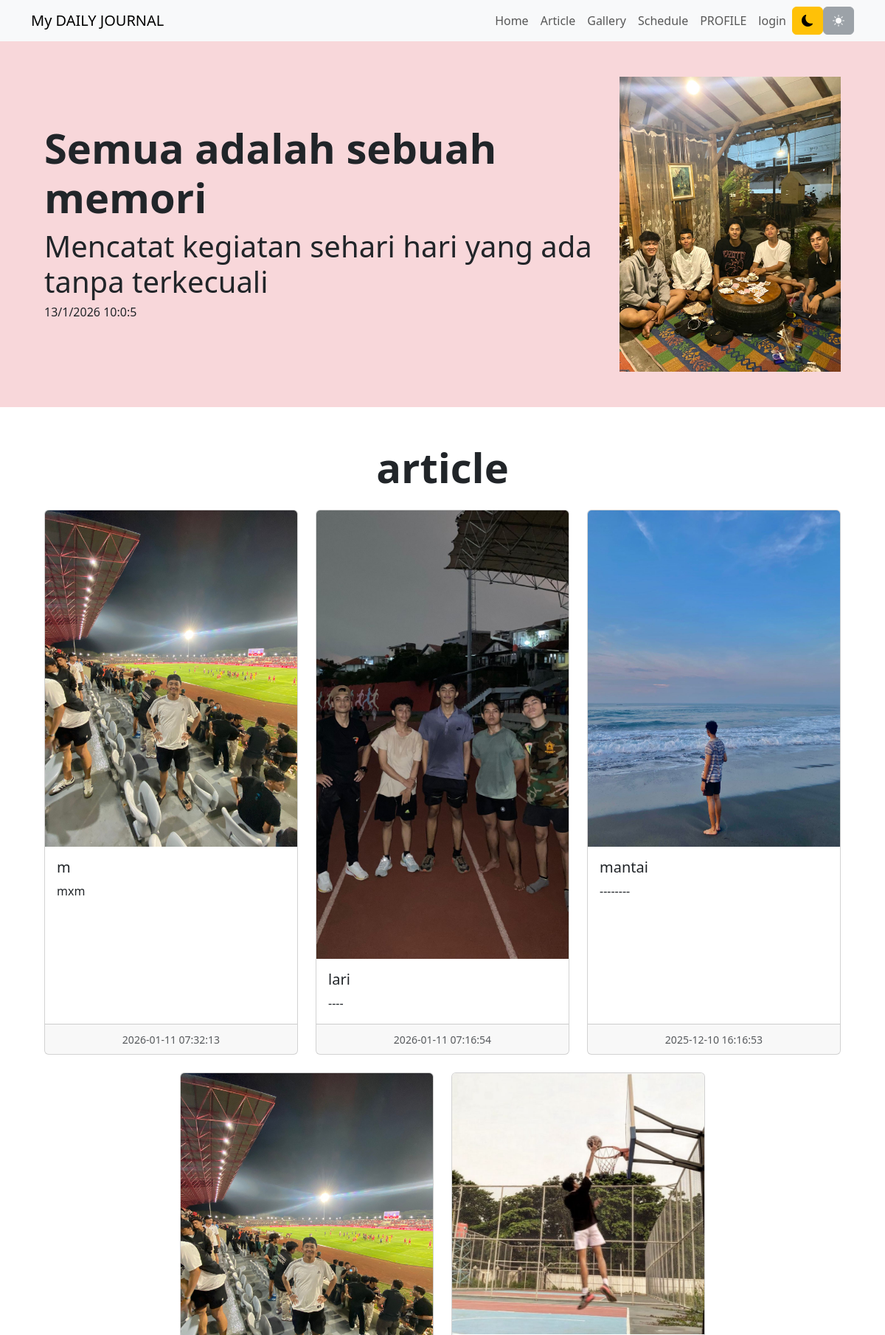
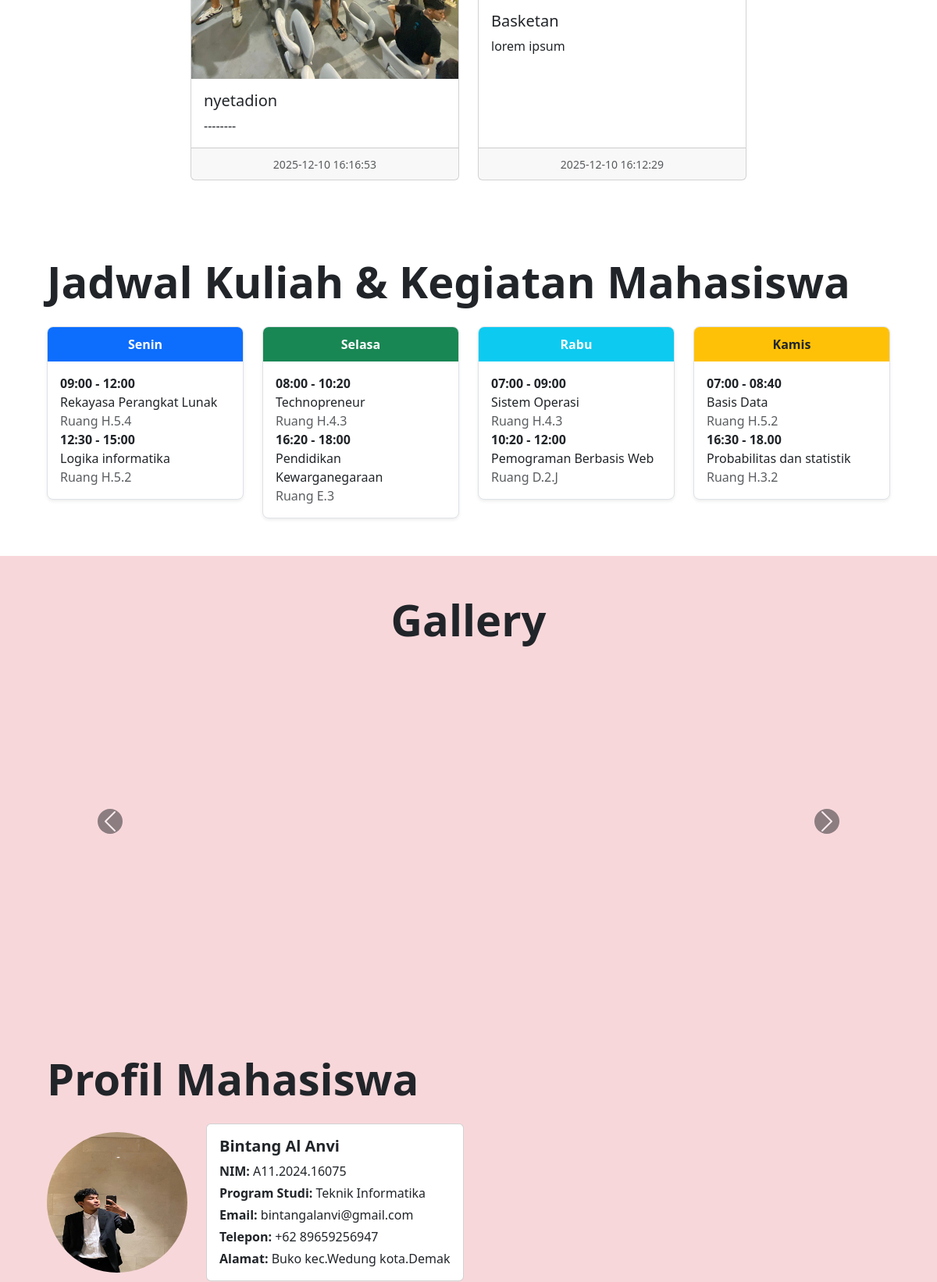
The page / (upper part) on the database its author committed (2 pictures, top to bottom).
### tables this page shows
CREATE TABLE `article` (
  `id` int(11) NOT NULL,
  `judul` text DEFAULT NULL,
  `isi` text DEFAULT NULL,
  `gambar` text DEFAULT NULL,
  `tanggal` datetime DEFAULT NULL,
  `username` varchar(50) DEFAULT NULL
);

CREATE TABLE `gallery` (
  `id` int(11) NOT NULL,
  `judul` varchar(100) NOT NULL,
  `gambar` varchar(100) DEFAULT NULL,
  `tanggal` datetime DEFAULT NULL,
  `username` varchar(50) DEFAULT NULL
);

### index.php (the view, shortened to what this page needs)
<?php
include "koneksi.php";
?>
<!doctype html>
<html lang="en">
  <head>
    <link rel="stylesheet" href="https://cdn.jsdelivr.net/npm/bootstrap-icons@1.13.1/font/bootstrap-icons.min.css">
    <link href="https://cdn.jsdelivr.net/npm/bootstrap@5.3.3/dist/css/bootstrap.min.css" rel="stylesheet">
  </head>
  <body>
    <nav class="navbar navbar-expand-lg bg-body-tertiary sticky-top">
      <div class="container">
        <a class="navbar-brand" href="#">My DAILY JOURNAL</a>
        <div class="collapse navbar-collapse" id="navbarSupportedContent">
          <ul class="navbar-nav ms-auto mb-2 mb-lg-0 text-dark">
            <li class="nav-item"><a class="nav-link" href="#home">Home</a></li>
            <li class="nav-item"><a class="nav-link" href="#article">Article</a></li>
            <li class="nav-item"><a class="nav-link" href="#gallery">Gallery</a></li>
            <li class="nav-item"><a class="nav-link" href="#schedule">Schedule</a></li>
            <li class="nav-item"><a class="nav-link" href="#profile">PROFILE</a></li>
            <li class="nav-item"><a class="nav-link" href="login.php">login</a></li>
          </ul>
          <button id="tombol-Gelap" class="btn btn-warning"><i class="bi bi-moon-fill"></i></button>
          <button id="tombol-Terang" class="btn btn-secondary"><i class="bi bi-sun-fill"></i></button>
        </div>
      </div>
    </nav>
    <section id="home" class="change text-center p-5 bg-danger-subtle text-sm-start change-t">
        <div class="container">
          <div class="d-sm-flex flex-sm-row-reverse align-items-center">
            <img src="img/nongkrong.jpg" class="img-fluid" width="300">
            <div>
              <h1 class="fw-bold display-4">Semua adalah sebuah memori</h1>
              <h4 class="lead display-6">Mencatat kegiatan sehari hari yang ada tanpa terkecuali</h4>
              <h6>
                <span id="tanggal"></span>
                <span id="jam"></span>
              </h6>
            </div>
          </div>
        </div>
    </section>
    <section id="article" class="text-center p-5">
      <div class="container">
        <h1 class="fw-bold display-4 pb-3">article</h1>
        <div class="row row-cols-1 row-cols-md-3 g-4 justify-content-center">
          <?php
          $sql = "SELECT * FROM article ORDER BY tanggal DESC";
          $hasil = $conn->query($sql);
          while($row = $hasil->fetch_assoc()){
          ?>
            <div class="col">
              <div class="card h-100">
                <img src="img/<?= $row["gambar"]?>" class="card-img-top" alt="..." />
                <div class="card-body text-start">
                  <h5 class="card-title"><?= $row["judul"]?></h5>
                  <p class="card-text"><?= $row["isi"]?></p>
                </div>
                <div class="card-footer">
                  <small class="text-body-secondary"><?= $row["tanggal"]?></small>
                </div>
              </div>
            </div>
          <?php } ?>
        </div>
      </div>
    </section>
    <section id="schedule" class="change text-center p-5">
      <div class="container">
        <h1 class="fw-bold display-4 pb-3 text-start">Jadwal Kuliah & Kegiatan Mahasiswa</h1>
        <div class="row row-cols-1 row-cols-md-4 g-4 justify-content-center">
          <div class="col">
            <div class="schedule-card bg-white shadow-sm">
              <div class="schedule-header bg-primary text-white">Senin</div>
              <div class="p-3 text-start text-dark">
                <div class="fw-bold">09:00 - 12:00</div>
                <div>Rekayasa Perangkat Lunak</div>
                <div class="text-muted">Ruang H.5.4</div>
                <div class="fw-bold">12:30 - 15:00</div>
                <div>Logika informatika</div>
                <div class="text-muted">Ruang H.5.2</div>
              </div>
            </div>
          </div>
          <div class="col">
            <div class="schedule-card bg-white shadow-sm">
              <div class="schedule-header bg-success text-white">Selasa</div>
              <div class="p-3 text-start text-dark">
                <div class="fw-bold">08:00 - 10:20</div>
                <div>Technopreneur</div>
                <div class="text-muted">Ruang H.4.3</div>
                <div class="fw-bold">16:20 - 18:00</div>
                <div>Pendidikan Kewarganegaraan</div>
                <div class="text-muted">Ruang E.3</div>
              </div>
            </div>
          </div>
          <div class="col">
            <div class="schedule-card bg-white shadow-sm">
              <div class="schedule-header bg-info text-white">Rabu</div>
              <div class="p-3 text-start text-dark">
                <div class="fw-bold">07:00 - 09:00</div>
                <div>Sistem Operasi</div>
                <div class="text-muted">Ruang H.4.3</div>
                <div class="fw-bold">10:20 - 12:00</div>
                <div>Pemograman Berbasis Web</div>
                <div class="text-muted">Ruang D.2.J</div>
              </div>
            </div>
          </div>
          <div class="col">
            <div class="schedule-card bg-white shadow-sm">
              <div class="schedule-header bg-warning text-dark">Kamis</div>
              <div class="p-3 text-start text-dark">
                <div class="fw-bold">07:00 - 08:40</div>
                <div>Basis Data</div>
                <div class="text-muted">Ruang H.5.2</div>
                <div class="fw-bold">16:30 - 18.00</div>
                <div>Probabilitas dan statistik</div>
                <div class="text-muted">Ruang H.3.2</div>
              </div>
            </div>
          </div>
        </div>
      </div>
    </section>
    <section id="gallery" class="change text-center p-5 bg-danger-subtle">
      <div class="container">
        <h1 class="fw-bold display-4 pb-3">Gallery</h1>
        <?php
        $sql_g = "SELECT * FROM gallery ORDER BY tanggal DESC";
        $hasil_g = $conn->query($sql_g);
        if ($hasil_g->num_rows > 0) {
        ?>
        <div id="carouselExample" class="carousel slide" data-bs-ride="carousel">
          <div class="carousel-inner">
            <?php
            $no = 1;
            while ($row_g = $hasil_g->fetch_assoc()) {
                $active = ($no == 1) ? 'active' : '';
            ?>
                <div class="carousel-item <?= $active ?>">
                    <img src="img/<?= $row_g['gambar'] ?>" class="w-100" style="height:400px; object-fit:contain;">
                </div>
            <?php $no++; } ?>
          </div>
          <button class="carousel-control-prev" type="button" data-bs-target="#carouselExample" data-bs-slide="prev">
            <span class="carousel-control-prev-icon bg-dark rounded-circle"></span>
          </button>
          <button class="carousel-control-next" type="button" data-bs-target="#carouselExample" data-bs-slide="next">
            <span class="carousel-control-next-icon bg-dark rounded-circle"></span>
          </button>
        </div>
        <?php } else { echo "<p>Belum ada gallery.</p>"; } ?>
      </div>
    </section>
    <section id="profile" class="change p-5 bg-danger-subtle">
      <div class="container">
        <h1 class="fw-bold display-4 text-start pb-3">Profil Mahasiswa</h1>
        <div class="d-flex flex-column flex-md-row align-items-center justify-content-start">
          <img src="img/WO.jpg" class="rounded-circle mb-3 mb-md-0 me-md-4" width="180" height="180">
          <div class="card change-a text-center text-md-start" style="max-width: 700px;">
            <div class="card-body">
              <h5 class="card-title fw-bold text-dark">Bintang Al Anvi</h5>
              <p class="card-text mb-1 text-dark"><strong>NIM:</strong> A11.2024.16075</p>
              <p class="card-text mb-1 text-dark"><strong>Program Studi:</strong> Teknik Informatika</p>
              <p class="card-text mb-1 text-dark"><strong>Email:</strong> bintangalanvi@gmail.com</p>
              <p class="card-text mb-1 text-dark"><strong>Telepon:</strong> +62 89659256947</p>
              <p class="card-text text-dark"><strong>Alamat:</strong> Buko kec.Wedung kota.Demak</p>
            </div>
          </div>
        </div>
      </div>
    </section>
  </body>
</html>

### index.php (style rules this page uses)
.schedule-card { border: 1px solid #dee2e6; border-radius: 8px; overflow: hidden; }
.schedule-header { padding: 10px; font-weight: bold; text-align: center; }

### rows shown on the page
article: gambar (picture), judul "m", isi "mxm", tanggal "2026-01-11 07:32:13"
article: gambar (picture), judul "lari", isi "----", tanggal "2026-01-11 07:16:54"
article: gambar (picture), judul "mantai", isi "--------", tanggal "2025-12-10 16:16:53"
article: gambar (picture), judul "nyetadion", isi "--------", tanggal "2025-12-10 16:16:53"
article: gambar (picture), judul "Basketan", isi "lorem ipsum", tanggal "2025-12-10 16:12:29"
gallery: gambar (picture)
